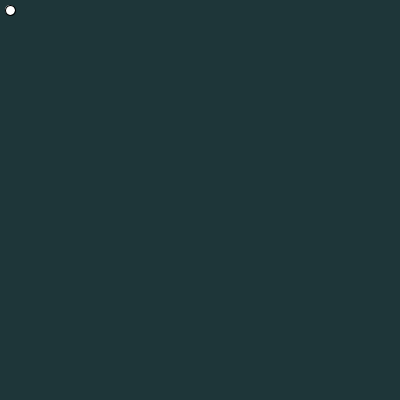
Frame 1 (no input)
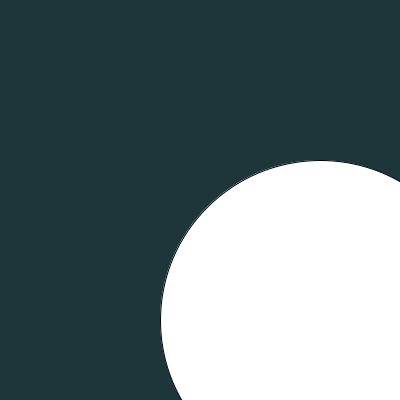
Frame 60 (the mouse pressed at the canvas centre just before this capture)
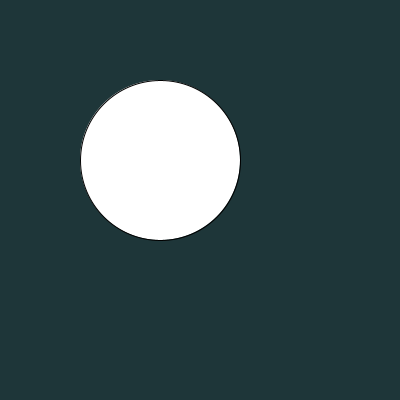
Frame 120 (the mouse held since frame 60 and released just before this capture)

The Processing sketch that drew these frames (run headless with seeded random() and noise(); from frame 60 on, the mouse is pressed at the canvas centre):

// Processing sketch: processing_14476
// ── processing_14476.pde


float num = 0;
int speed = 10;

void setup() {
  size(400,400);
}

void draw() {
  background(30,54,57);
  num = num + speed;
  ellipse(num,num,num,num);

  if (num > 450) {
    speed = - 10;
  }
  if (num < - 50) {
    speed = 10;

    if (num > 450) {
      speed = - 10;
    }
    if (num < -50) {
      speed = 10;
    }
  }
}  
